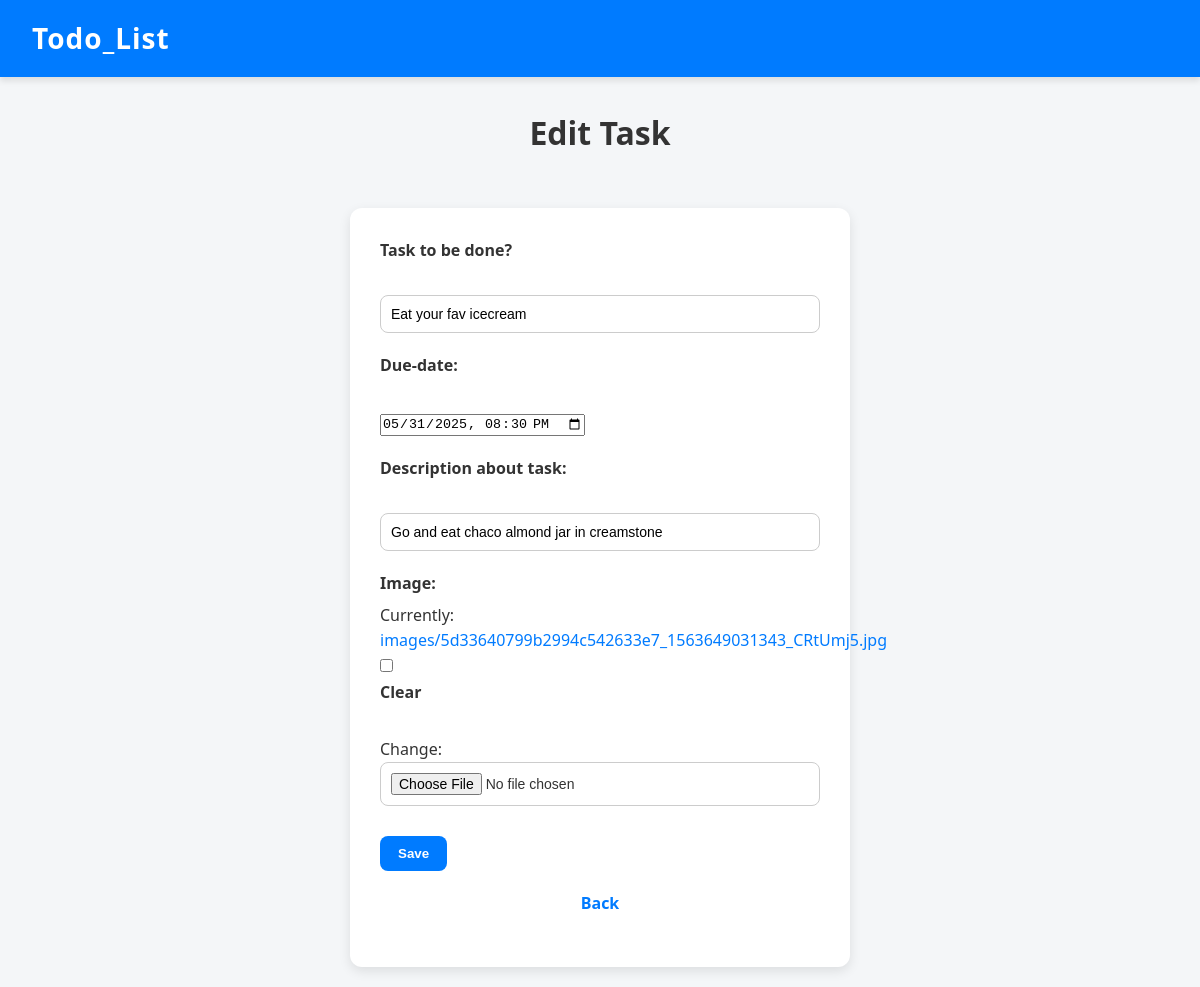
The page /edit/7/ on the database its author committed.
### task/models.py (models this page shows, shortened)
class TodoList(models.Model):
    done=models.CharField()
    date=models.DateTimeField()
    description=models.CharField()
    status=models.BooleanField(default=False)
    image=models.ImageField(upload_to='images/',null=True,blank=True)

### task/views.py (the view)
# urls.py: path('edit/<int:id>/',views.task_update,name='update'),
def task_update(request,id):
    try:
        task=TodoList.objects.get(id=id)
    except TodoList.DoesNotExist:
        return redirect('home')
    if request.method == 'POST':
       form= TaskForm(request.POST,request.FILES,instance=task)
       if form.is_valid():
           form.save()
           return redirect('home')
    else:
           form=TaskForm(instance=task)
    context = {
        'form': form,
        'task':task,
        'current_datetime':current_datetime,
        'title':'Edit Task'
    }
    return render(request,'task_update.html',context)

### task/forms.py
class TaskForm(forms.ModelForm):
    class Meta:
        model=TodoList
        fields='__all__'
        labels ={
            'done':'Task to be done?',
            'date':'Due-date' ,
            'description': 'Description about task',
            'status':'Status(Pending/completed)',
            'image': 'Image',
        }
        widgets = {
            'done':forms.TextInput(attrs={
                'type':'Text',
                'placeholder':'Enter the task name',
                }),
            'date':forms.DateTimeInput(attrs={
                'type':'datetime-local',
                'min': datetime.now().strftime("%Y-%m-%dT%H:%M"),
            }),
        }

### task/templates/task_update.html (shortened to what this page needs)
{% extends 'base.html' %}
{% block content %}
    <h1 >Edit Task</h1>
    <div class="formm">
        <div class="form">
        <form method="post" enctype="multipart/form-data">
  <div>
    {{ form.done.label_tag }}<br>
    {{ form.done }}
  </div>
  <div>
    {{ form.date.label_tag }}<br>
    {{ form.date }}
  </div>
  <div>
    {{ form.description.label_tag }}<br>
    {{ form.description }}
  </div>
  <div>
    {{ form.image.label_tag }}
    {{ form.image }}
  </div>
        <button type="submit" id="save">Save</button>
    <div class="back">
    <p id="back"><a href="{% url 'home' %}">Back</a></p>
    </div>
    </div>
 {% endblock content %}

### task/static/css/style.css (style rules this page uses)
* { margin: 0; padding: 0; box-sizing: border-box; }
body { font-family: 'Segoe UI', Tahoma, Geneva, Verdana, sans-serif; background-color: #f4f6f8; color: #333; line-height: 1.6; min-height: 100vh; }
a { color: #007BFF; text-decoration: none; transition: color 0.2s ease; }
form div { margin-bottom: 20px; }
label { font-weight: 600; display: block; margin-bottom: 6px; color: #333; }
input[type="text"], input[type="date"], input[type="file"], textarea, select { width: 100%; padding: 10px; border: 1px solid #ccc; border-radius: 8px; font-size: 14px; box-sizing: border-box; }
button { padding: 10px 20px; margin-right: 10px; border: none; border-radius: 8px; background-color: #007BFF; color: white; font-weight: 600; cursor: pointer; transition: background-color 0.3s; }
h1 { text-align: center; margin: 30px 0; color: #333; }
.formm { display: flex; justify-content: center; padding: 20px; }
.form { background-color: #fff; padding: 30px; border-radius: 12px; box-shadow: 0 4px 12px rgba(0, 0, 0, 0.1); width: 100%; max-width: 500px; }
#save { background-color: #007BFF; color: white; padding: 10px 18px; border: none; border-radius: 8px; font-weight: 600; cursor: pointer; transition: background-color 0.3s; margin-top: 10px; }
.back { margin-top: 20px; text-align: center; }
#back a { text-decoration: none; color: #007BFF; font-weight: 600; transition: color 0.3s; }

### rows shown on the page
TodoList: done "Eat your fav icecream", date "05/31/2025 20:30", description "Go and eat chaco almond jar in creamstone"
